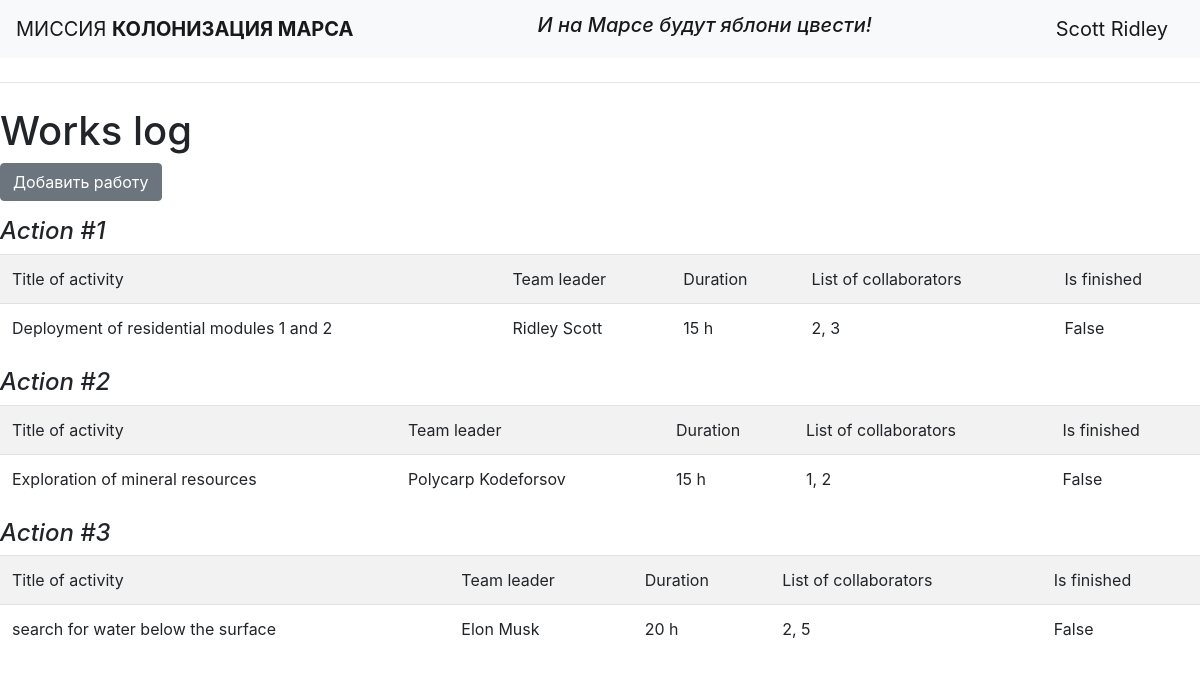
The page / (signed in) on the database its author committed.
### data/users.py (models this page shows, shortened)
class User(SqlAlchemyBase, UserMixin):
    __tablename__ = 'users'
    id = sqlalchemy.Column(sqlalchemy.Integer, primary_key=True, autoincrement=True)
    surname = sqlalchemy.Column(sqlalchemy.String)
    name = sqlalchemy.Column(sqlalchemy.String)
    age = sqlalchemy.Column(sqlalchemy.Integer)
    position = sqlalchemy.Column(sqlalchemy.String)
    speciality = sqlalchemy.Column(sqlalchemy.String)
    address = sqlalchemy.Column(sqlalchemy.String)
    email = sqlalchemy.Column(sqlalchemy.String, unique=True)
    hashed_password = sqlalchemy.Column(sqlalchemy.String)
    modified_date = sqlalchemy.Column(sqlalchemy.DateTime, default=datetime.datetime.now)

### data/jobs.py (models this page shows)
class Jobs(SqlAlchemyBase):
    __tablename__ = 'jobs'
    id = sqlalchemy.Column(sqlalchemy.Integer, primary_key=True, autoincrement=True)
    team_leader = sqlalchemy.Column(sqlalchemy.Integer)
    job = sqlalchemy.Column(sqlalchemy.String)
    work_size = sqlalchemy.Column(sqlalchemy.Integer)
    collaborators = sqlalchemy.Column(sqlalchemy.String)
    start_date = sqlalchemy.Column(sqlalchemy.DateTime, default=datetime.datetime.now)
    end_date = sqlalchemy.Column(sqlalchemy.DateTime)
    is_finished = sqlalchemy.Column(sqlalchemy.Boolean)

### main.py (the view)
@app.route("/")
def index():
    db_sess = db_session.create_session()
    return render_template("index.html", jobs=db_sess.query(Jobs), users=db_sess.query(User))

### data/db_session.py (called while the page is built)
def create_session() -> Session:
    global __factory
    return __factory()

### main.py (called while the page is built)
@login_manager.user_loader
def load_user(user_id):
    db_sess = db_session.create_session()
    return db_sess.query(User).get(user_id)

### templates/index.html
{% extends "base.html" %}
{% block content %}
<h1>Works log</h1>
{% if current_user.is_authenticated %}
<p><a href="addjob" class="btn btn-secondary">Добавить работу</a></p>
{% endif %}
{% for job in jobs%}
<h4><i>Action #{{job.id}}</i></h4>
<table class="table table-striped">
    <tr>
        <td>Title of activity</td>
        <td>Team leader</td>
        <td>Duration</td>
        <td>List of collaborators</td>
        <td>Is finished</td>
    </tr>
    <tr>
        <td>{{job.job}}</td>
        <td>{{users[job.team_leader - 1].name}} {{users[job.team_leader - 1].surname}}</td>
        <td>{{job.work_size}} h</td>
        <td>{{job.collaborators}}</td>
        <td>{{job.is_finished}}</td>
    </tr>
</table>
{% endfor %}
{% endblock %}

### templates/base.html (shortened to what this page needs)
<!DOCTYPE html>
<html lang="en">
<head>
    <link rel="stylesheet"
          href="https://stackpath.bootstrapcdn.com/bootstrap/4.4.1/css/bootstrap.min.css"
>
</head>
<body>
<header>
    <nav class="navbar navbar-light bg-light">
        <a class="navbar-brand" href="#">МИССИЯ <b>КОЛОНИЗАЦИЯ МАРСА</b></a>
        <h4><i><a class="navbar-brand" href="#">И на Марсе будут яблони цвести!</a></i></h4>
        {% if current_user.is_authenticated %}
        <a class="navbar-brand" href="/logout">{{ current_user.surname }} {{ current_user.name }}</a>
        {% else %}
        <p>
            <a class="btn btn-primary " href="/register">Зарегистрироваться</a>
            <a class="btn btn-success" href="/login">Войти</a>
        </p>
        {% endif %}
    </nav>
</header>
</body>
<hr class="my-4">
{% block content %}{% endblock %}
</html>

### rows shown on the page
User: surname "Scott", name "Ridley"
Jobs: id "1", job "Deployment of residential modules 1 and 2", team_leader.name "Ridley", team_leader.surname "Scott", work_size "15", collaborators "2, 3", is_finished "False"
Jobs: id "2", job "Exploration of mineral resources", team_leader.name "Polycarp", team_leader.surname "Kodeforsov", work_size "15", collaborators "1, 2", is_finished "False"
Jobs: id "3", job "search for water below the surface", team_leader.name "Elon", team_leader.surname "Musk", work_size "20", collaborators "2, 5", is_finished "False"
